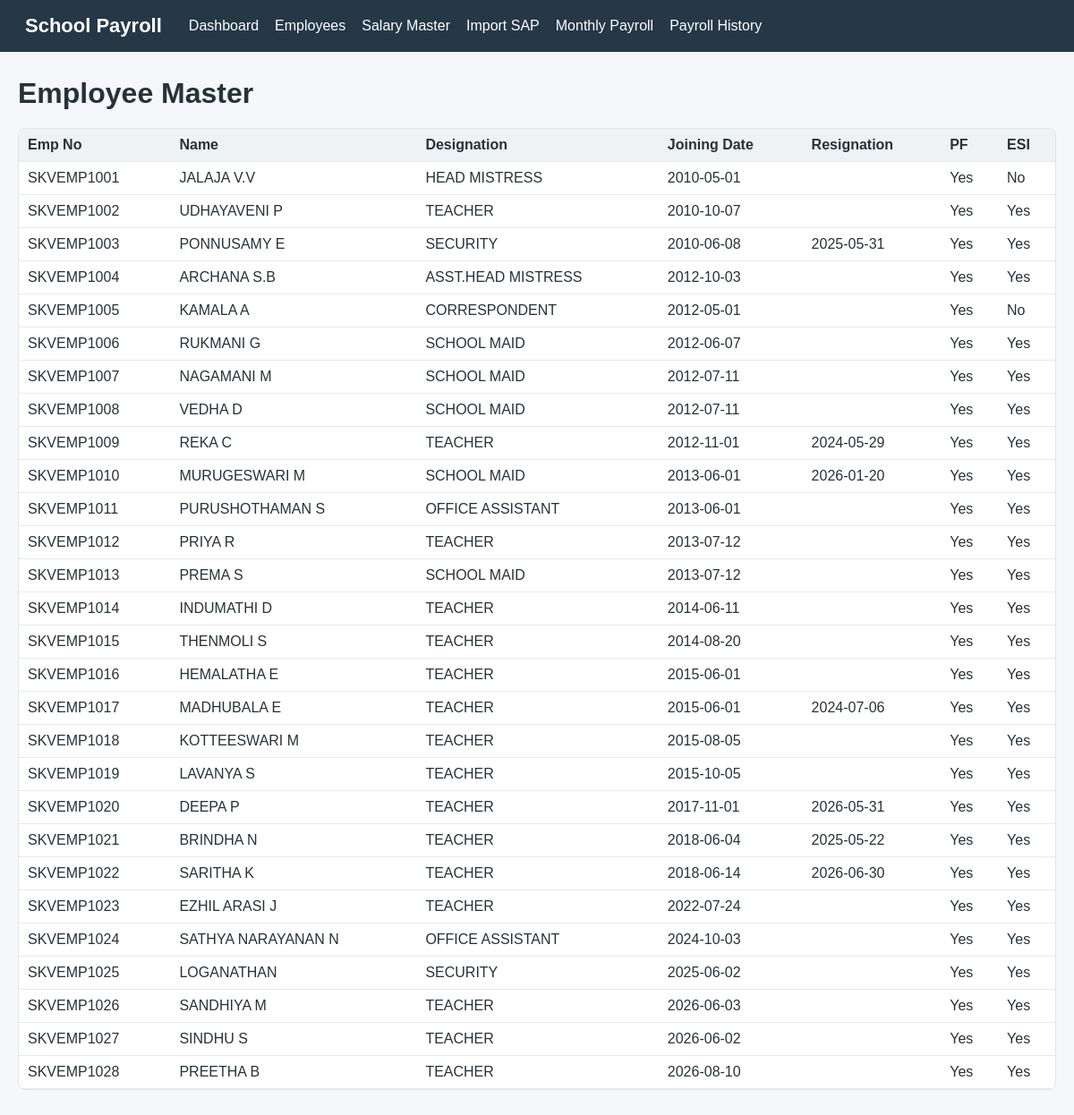
The page /employees on the database its author committed.
### tables this page shows
CREATE TABLE employees (
        empno TEXT PRIMARY KEY,
        emp_type TEXT,
        first_name TEXT,
        last_name TEXT,
        full_name TEXT,
        designation TEXT,
        dob TEXT,
        gender TEXT,
        qualification TEXT,
        pre_exp TEXT,
        telephone1 TEXT,
        telephone2 TEXT,
        job_profile TEXT,
        joining_date TEXT NOT NULL,
        email TEXT,
        street TEXT,
        street2 TEXT,
        street3 TEXT,
        city TEXT,
        state TEXT,
        ctr TEXT,
        postal_code TEXT,
        doc_sub TEXT,
        resig_date TEXT,
        resig_reason TEXT,
        aadhar_no TEXT,
        pan_no TEXT,
        bank_ac TEXT,
        bank_name TEXT,
        prev_esi TEXT,
        prev_pf TEXT,
        curr_esi TEXT,
        current_pf TEXT,
        age TEXT,
        community TEXT,
        religion TEXT,
        caste TEXT,
        marital_status TEXT,
        pf_applicable INTEGER DEFAULT 0,
        esi_applicable INTEGER DEFAULT 0,
        created_by TEXT,
        created_on TEXT
    );

### app.py (the view)
@app.route("/employees")
def employees():
    conn = db()
    rows = conn.execute("SELECT * FROM employees ORDER BY empno").fetchall()
    conn.close()
    return render_template("employees.html", employees=rows)

### app.py (called while the page is built)
def db():
    conn = sqlite3.connect(DB_PATH)
    conn.row_factory = sqlite3.Row
    return conn

### templates/employees.html
{% extends "base.html" %}
{% block content %}
<h1>Employee Master</h1>
<div class="table-wrap">
<table>
<thead><tr><th>Emp No</th><th>Name</th><th>Designation</th><th>Joining Date</th><th>Resignation</th><th>PF</th><th>ESI</th></tr></thead>
<tbody>
{% for e in employees %}
<tr>
<td>{{ e.empno }}</td><td>{{ e.full_name }}</td><td>{{ e.designation }}</td>
<td>{{ e.joining_date }}</td><td>{{ e.resig_date or "" }}</td>
<td>{{ "Yes" if e.pf_applicable else "No" }}</td><td>{{ "Yes" if e.esi_applicable else "No" }}</td>
</tr>
{% endfor %}
</tbody>
</table>
</div>
{% endblock %}

### templates/base.html (shortened to what this page needs)
<!doctype html>
<html>
<head>
  <link rel="stylesheet" href="{{ url_for('static', filename='style.css') }}">
</head>
<body>
<header>
  <div class="brand">School Payroll</div>
  <nav>
    <a href="{{ url_for('index') }}">Dashboard</a>
    <a href="{{ url_for('employees') }}">Employees</a>
    <a href="{{ url_for('salary_master') }}">Salary Master</a>
    <a href="{{ url_for('import_page') }}">Import SAP</a>
    <a href="{{ url_for('payroll') }}">Monthly Payroll</a>
    <a href="{{ url_for('payroll_history') }}">Payroll History</a>
  </nav>
</header>
<main>
{% block content %}{% endblock %}
</main>
</body>
</html>

### static/style.css (style rules this page uses)
body { font-family:Arial,sans-serif;margin:0;background:#f5f7fa;color:#263238 }
header { background:#263746;color:white;padding:16px 28px;display:flex;align-items:center;gap:30px;flex-wrap:wrap }
.brand { font-size:22px;font-weight:bold }
nav { display:flex;gap:18px;flex-wrap:wrap }
nav a { color:white;text-decoration:none }
main { max-width:1400px;margin:28px auto;padding:0 20px }
h1 { margin-bottom:20px }
.table-wrap { overflow:auto;background:white;border:1px solid #dfe5ea;border-radius:8px;margin:16px 0 }
table { border-collapse:collapse;width:100%;min-width:900px }
th,td { padding:9px 10px;border-bottom:1px solid #e6eaed;text-align:left;white-space:nowrap }
th { background:#eef2f5 }

### rows shown on the page
employees: empno "SKVEMP1001", full_name "JALAJA V.V", designation "HEAD MISTRESS", joining_date "2010-05-01", pf_applicable "Yes", esi_applicable "No"
employees: empno "SKVEMP1002", full_name "UDHAYAVENI P", designation "TEACHER", joining_date "2010-10-07", pf_applicable "Yes", esi_applicable "Yes"
employees: empno "SKVEMP1003", full_name "PONNUSAMY E", designation "SECURITY", joining_date "2010-06-08", resig_date "2025-05-31", pf_applicable "Yes", esi_applicable "Yes"
employees: empno "SKVEMP1004", full_name "ARCHANA S.B", designation "ASST.HEAD MISTRESS", joining_date "2012-10-03", pf_applicable "Yes", esi_applicable "Yes"
employees: empno "SKVEMP1005", full_name "KAMALA A", designation "CORRESPONDENT", joining_date "2012-05-01", pf_applicable "Yes", esi_applicable "No"
employees: empno "SKVEMP1006", full_name "RUKMANI G", designation "SCHOOL MAID", joining_date "2012-06-07", pf_applicable "Yes", esi_applicable "Yes"
employees: empno "SKVEMP1007", full_name "NAGAMANI M", designation "SCHOOL MAID", joining_date "2012-07-11", pf_applicable "Yes", esi_applicable "Yes"
employees: empno "SKVEMP1008", full_name "VEDHA D", designation "SCHOOL MAID", joining_date "2012-07-11", pf_applicable "Yes", esi_applicable "Yes"
employees: empno "SKVEMP1009", full_name "REKA C", designation "TEACHER", joining_date "2012-11-01", resig_date "2024-05-29", pf_applicable "Yes", esi_applicable "Yes"
employees: empno "SKVEMP1010", full_name "MURUGESWARI M", designation "SCHOOL MAID", joining_date "2013-06-01", resig_date "2026-01-20", pf_applicable "Yes", esi_applicable "Yes"
employees: empno "SKVEMP1011", full_name "PURUSHOTHAMAN S", designation "OFFICE ASSISTANT", joining_date "2013-06-01", pf_applicable "Yes", esi_applicable "Yes"
employees: empno "SKVEMP1012", full_name "PRIYA R", designation "TEACHER", joining_date "2013-07-12", pf_applicable "Yes", esi_applicable "Yes"
employees: empno "SKVEMP1013", full_name "PREMA S", designation "SCHOOL MAID", joining_date "2013-07-12", pf_applicable "Yes", esi_applicable "Yes"
employees: empno "SKVEMP1014", full_name "INDUMATHI D", designation "TEACHER", joining_date "2014-06-11", pf_applicable "Yes", esi_applicable "Yes"
employees: empno "SKVEMP1015", full_name "THENMOLI S", designation "TEACHER", joining_date "2014-08-20", pf_applicable "Yes", esi_applicable "Yes"
employees: empno "SKVEMP1016", full_name "HEMALATHA E", designation "TEACHER", joining_date "2015-06-01", pf_applicable "Yes", esi_applicable "Yes"
employees: empno "SKVEMP1017", full_name "MADHUBALA E", designation "TEACHER", joining_date "2015-06-01", resig_date "2024-07-06", pf_applicable "Yes", esi_applicable "Yes"
employees: empno "SKVEMP1018", full_name "KOTTEESWARI M", designation "TEACHER", joining_date "2015-08-05", pf_applicable "Yes", esi_applicable "Yes"
employees: empno "SKVEMP1019", full_name "LAVANYA S", designation "TEACHER", joining_date "2015-10-05", pf_applicable "Yes", esi_applicable "Yes"
employees: empno "SKVEMP1020", full_name "DEEPA P", designation "TEACHER", joining_date "2017-11-01", resig_date "2026-05-31", pf_applicable "Yes", esi_applicable "Yes"
employees: empno "SKVEMP1021", full_name "BRINDHA N", designation "TEACHER", joining_date "2018-06-04", resig_date "2025-05-22", pf_applicable "Yes", esi_applicable "Yes"
employees: empno "SKVEMP1022", full_name "SARITHA K", designation "TEACHER", joining_date "2018-06-14", resig_date "2026-06-30", pf_applicable "Yes", esi_applicable "Yes"
employees: empno "SKVEMP1023", full_name "EZHIL ARASI J", designation "TEACHER", joining_date "2022-07-24", pf_applicable "Yes", esi_applicable "Yes"
employees: empno "SKVEMP1024", full_name "SATHYA NARAYANAN N", designation "OFFICE ASSISTANT", joining_date "2024-10-03", pf_applicable "Yes", esi_applicable "Yes"
employees: empno "SKVEMP1025", full_name "LOGANATHAN", designation "SECURITY", joining_date "2025-06-02", pf_applicable "Yes", esi_applicable "Yes"
employees: empno "SKVEMP1026", full_name "SANDHIYA M", designation "TEACHER", joining_date "2026-06-03", pf_applicable "Yes", esi_applicable "Yes"
employees: empno "SKVEMP1027", full_name "SINDHU S", designation "TEACHER", joining_date "2026-06-02", pf_applicable "Yes", esi_applicable "Yes"
employees: empno "SKVEMP1028", full_name "PREETHA B", designation "TEACHER", joining_date "2026-08-10", pf_applicable "Yes", esi_applicable "Yes"
